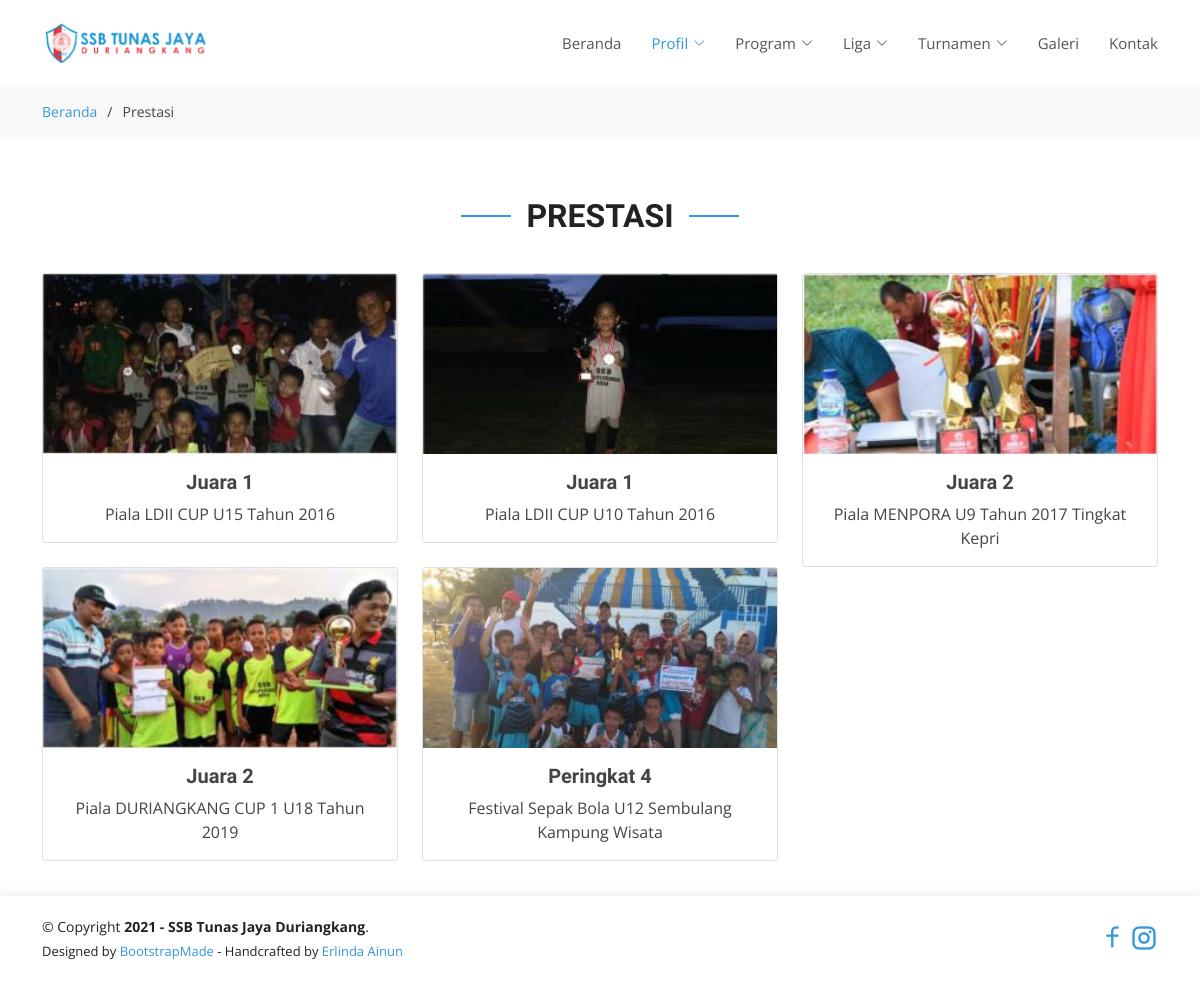
The page /achievement.php on the database as committed earlier.
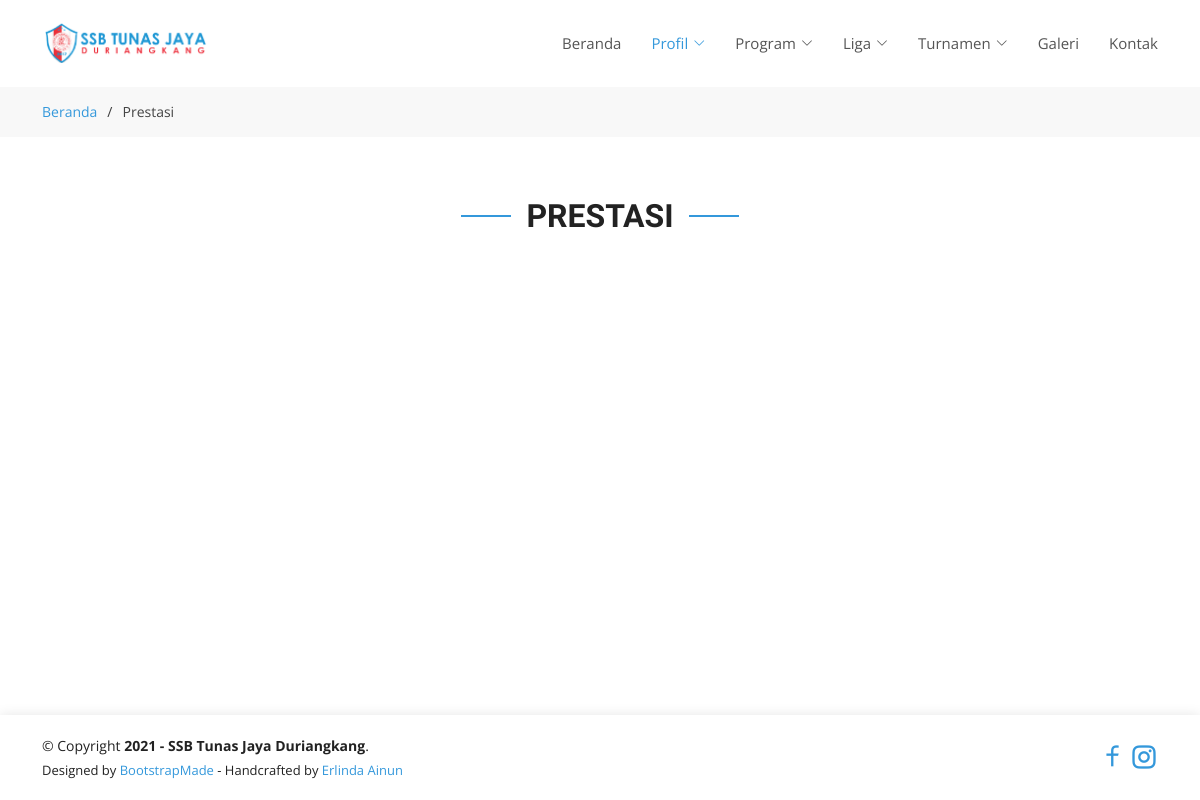
The same page on the database as committed later.
### tables this page shows
CREATE TABLE `achievements` (
  `id` int(11) NOT NULL,
  `name` varchar(45) DEFAULT NULL,
  `description` varchar(255) DEFAULT NULL,
  `image_path` text DEFAULT NULL,
  `created_at` timestamp NULL DEFAULT NULL,
  `updated_at` timestamp NULL DEFAULT NULL
);

### achievement.php (the view, shortened to what this page needs)
<!DOCTYPE html>
<html lang="en">
<head>
    <?php include 'connection.php'; ?>
    <link href="assets/vendor/aos/aos.css" rel="stylesheet">
    <link href="assets/vendor/bootstrap/css/bootstrap.min.css" rel="stylesheet">
    <link href="assets/vendor/bootstrap-icons/bootstrap-icons.css" rel="stylesheet">
    <link href="assets/vendor/boxicons/css/boxicons.min.css" rel="stylesheet">
    <link href="assets/vendor/glightbox/css/glightbox.min.css" rel="stylesheet">
    <link href="assets/vendor/remixicon/remixicon.css" rel="stylesheet">
    <link href="assets/vendor/swiper/swiper-bundle.min.css" rel="stylesheet">
    <link href="assets/css/style.css" rel="stylesheet">
</head>
<body>
    <?php include 'header.php'; ?>
    <main id="main">
        <section id="breadcrumbs" class="breadcrumbs">
            <div class="container">
                <div class="d-flex justify-content-between align-items-center">
                    <ol>
                        <li><a href="/">Beranda</a></li>
                        <li>Prestasi</li>
                    </ol>
                </div>
            </div>
        </section>
        <section id="contact" class="contact">
            <div class="container">
                <div class="section-title" data-aos="fade-up">
                    <h2>Prestasi</h2>
                </div>
                <div class="row" data-aos="fade-up">
                    <?php
                    $sql = 'SELECT * FROM `achievements`';
                    $result = $conn->query($sql);
                    while ($row = $result->fetch_assoc()) {
                        $image_path = str_replace('..', '', $row['image_path']);
                        $src = 'http://' . $_SERVER['HTTP_HOST'] . $image_path;
                    ?>
                        <div class="col-lg-4 col-md-6">
                            <div class="card">
                                <img src="<?php echo $src ?>" class="" alt="...">
                                <div class="card-body manager">
                                    <h5 class="card-title"><strong><?php echo $row['name'] ?></strong></h5>
                                    <p class="card-text"><?php echo $row['description'] ?></p>
                                </div>
                            </div>
                        </div>
                    <?php } ?>
                </div>
            </div>
        </section>
    </main>
    <?php include 'footer.php'; ?>
</body>
</html>

### header.php (shortened to what this page needs)
<header id="header" class="fixed-top d-flex align-items-center">
    <div class="container d-flex align-items-center justify-content-between">
        <div class="logo">
            <h1><a href="/"><img src="assets/img/logo.png" alt="logo"></a></h1>
        </div>
        <nav id="navbar" class="navbar">
            <ul>
                <li><a class="nav-link scrollto <?php if ($_SERVER['SCRIPT_NAME'] == "/index.php") echo "active" ?>" href="/">Beranda</a></li>
                <li class="dropdown">
                    <a class="<?php if (
                                    $_SERVER['SCRIPT_NAME'] == "/vission-mission.php"
                                    || $_SERVER['SCRIPT_NAME'] == "/history.php"
                                    || $_SERVER['SCRIPT_NAME'] == "/manager.php"
                                    || $_SERVER['SCRIPT_NAME'] == "/achievement.php"
                                ) echo "active" ?>" href="#"><span>Profil</span> <i class="bi bi-chevron-down"></i></a>
                </li>
                <li class="dropdown">
                    <a class="<?php if (
                                    $_SERVER['SCRIPT_NAME'] == "/class.php"
                                    || $_SERVER['SCRIPT_NAME'] == "/registration-member.php"
                                ) echo "active" ?>" href="#"><span>Program</span> <i class="bi bi-chevron-down"></i>
                    </a>
                </li>
                <li class="dropdown">
                    <a class="<?php if (
                                    ($_SERVER['SCRIPT_NAME'] == "/registration-team.php" && $_GET['tipe'] == 'liga')
                                    || $_SERVER['SCRIPT_NAME'] == "/schedule.php"
                                    || $_SERVER['SCRIPT_NAME'] == "/standing.php"
                                ) echo "active" ?>" href="#"><span>Liga</span> <i class="bi bi-chevron-down"></i>
                    </a>
                </li>
                <li class="dropdown">
                    <a class="<?php if (
                                    ($_SERVER['SCRIPT_NAME'] == "/registration-team.php" && $_GET['tipe'] == 'turnamen')
                                    || $_SERVER['SCRIPT_NAME'] == "/match-scheme.php"
                                ) echo "active" ?>" href="#"><span>Turnamen</span> <i class="bi bi-chevron-down"></i>
                    </a>
                </li>
                <li><a class="nav-link scrollto <?php if ($_SERVER['SCRIPT_NAME'] == "/gallery.php") echo "active" ?>" href="gallery.php">Galeri</a></li>
                <li><a class="nav-link scrollto <?php if ($_SERVER['SCRIPT_NAME'] == "/contact.php") echo "active" ?>" href="contact.php">Kontak</a></li>
            </ul>
        </nav>
    </div>
</header>

### footer.php
<footer id="footer">
    <div class="container">
        <div class="row d-flex align-items-center">
            <div class="col-lg-6 text-lg-left">
                <div class="copyright">
                    &copy; Copyright <strong>2021 - SSB Tunas Jaya Duriangkang</strong>.
                </div>
                <div class="credits">
                    Designed by <a href="https://bootstrapmade.com/">BootstrapMade</a> - Handcrafted by <a href="http://instagram.com/erlindaainun" target="_blank" rel="noopener noreferrer"> Erlinda Ainun</a>
                </div>
            </div>
            <div class="col-lg-6 text-right">
                <div class="social-media">
                    <a href="#"><i class="ri-facebook-line ri-2x"></i></a>
                    <a href="#"><i class="ri-instagram-line ri-2x"></i></a>
                </div>
            </div>
        </div>
    </div>
</footer>

### assets/css/style.css (style rules this page uses)
body { font-family: "Open Sans", sans-serif; color: #444444; }
a { color: #3498db; text-decoration: none; }
h1, h2, h3, h4, h5, h6 { font-family: "Raleway", sans-serif; }
#header { z-index: 997; transition: all 0.5s; padding: 22px 0; background: #fff; }
#header .logo h1 { font-size: 30px; margin: 0; padding: 0; line-height: 1; font-weight: 700; letter-spacing: 1px; }
#header .logo h1 a, #header .logo h1 a:hover { color: #222222; text-decoration: none; }
#header .logo img { padding: 0; margin: 0; max-height: 40px; }
.navbar { padding: 0; }
.navbar ul { margin: 0; padding: 0; display: flex; list-style: none; align-items: center; }
.navbar li { position: relative; }
.navbar a { display: flex; align-items: center; justify-content: space-between; padding: 10px 0 10px 30px; font-size: 15px; font-weight: 400; color: #555555; white-space: nowrap; transition: 0.3s; }
.navbar a i { font-size: 12px; line-height: 0; margin-left: 5px; }
.navbar a:hover, .navbar .active, .navbar li:hover>a { color: #3498db; }
main { margin-bottom: 60px; }
section { padding: 60px 0; overflow: hidden; }
.section-title { text-align: center; padding-bottom: 30px; }
.section-title h2 { font-size: 32px; font-weight: bold; text-transform: uppercase; position: relative; color: #222222; }
.section-title h2::before, .section-title h2::after { content: ''; width: 50px; height: 2px; background: #3498db; display: inline-block; }
.section-title h2::before { margin: 0 15px 10px 0; }
.section-title h2::after { margin: 0 0 10px 15px; }
.breadcrumbs { padding: 15px 0; background: #f8f8f8; min-height: 40px; margin-top: 86px; }
.breadcrumbs ol { display: flex; flex-wrap: wrap; list-style: none; padding: 0; margin: 0; font-size: 14px; }
.breadcrumbs ol li+li { padding-left: 10px; }
.breadcrumbs ol li+li::before { display: inline-block; padding-right: 10px; color: #3c3c3c; content: "/"; }
#footer { background: #fff; box-shadow: 0px 0px 12px 0px rgba(0, 0, 0, 0.1); padding: 20px 0; color: #222222; font-size: 14px; position: fixed; width: 100%; bottom: 0; z-index: 999; }
#footer .credits { font-size: 13px; padding-top: 5px; color: #222222; }
#footer .social-media { text-align: right; }
.manager { text-align: center; }

Rows that differ between the two databases and show on the page:
removed achievements: image_path (picture), name "Juara 1", description "Piala LDII CUP U15 Tahun 2016"
removed achievements: image_path (picture), name "Juara 1", description "Piala LDII CUP U10 Tahun 2016"
removed achievements: image_path (picture), name "Juara 2", description "Piala MENPORA U9 Tahun 2017 Tingkat Kepri"
removed achievements: image_path (picture), name "Juara 2", description "Piala DURIANGKANG CUP 1 U18 Tahun 2019"
removed achievements: image_path (picture), name "Peringkat 4", description "Festival Sepak Bola U12 Sembulang Kampung Wisata"
